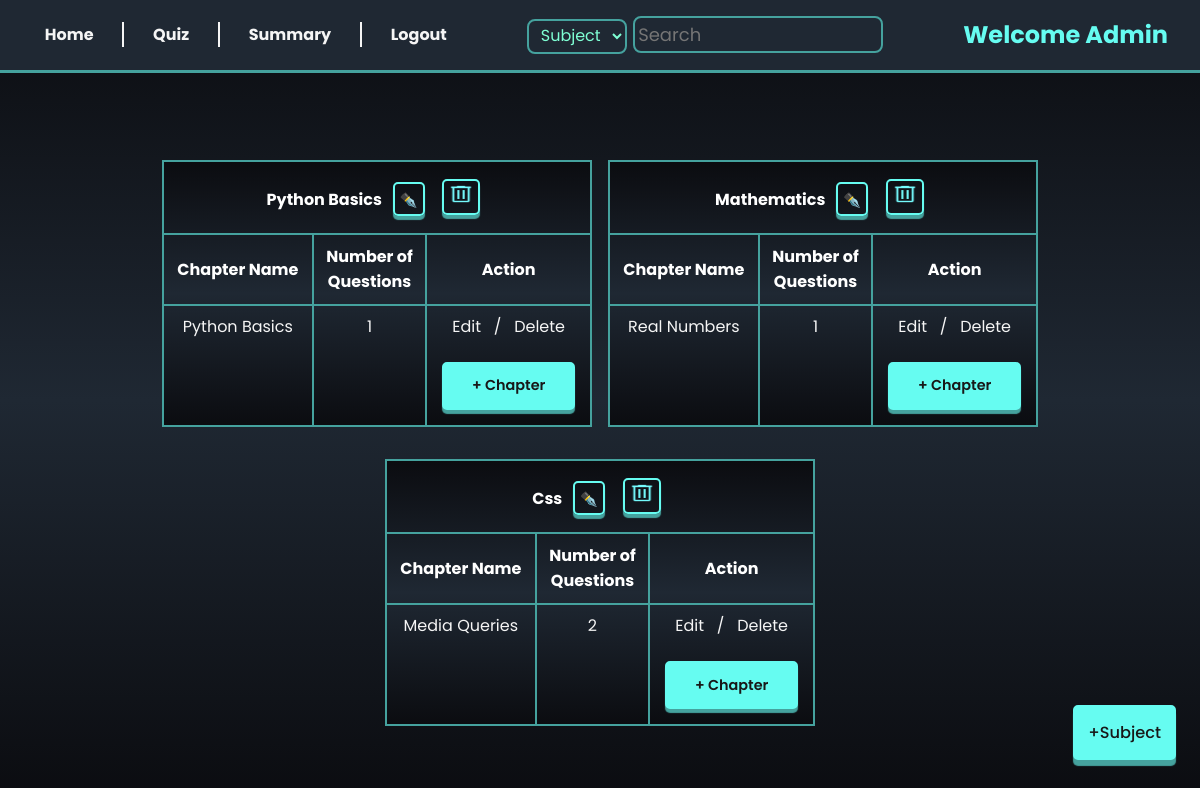
The page /admin_dashboard (signed in) on the database as committed earlier.
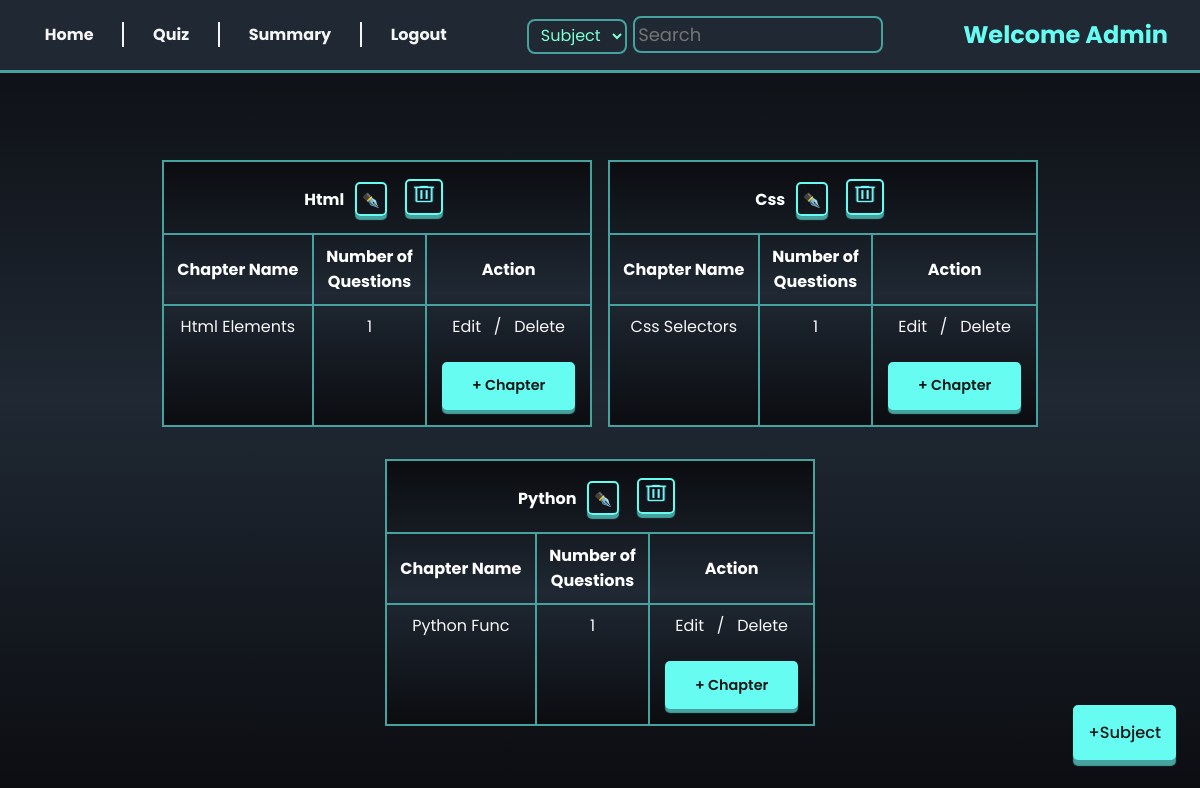
The same page on the database as committed later.
### models/models.py (models this page shows)
class Subject(db.Model):
  id = db.Column(db.Integer, primary_key=True, nullable=False)
  name = db.Column(db.String(50), unique=True, nullable=False)
  description = db.Column(db.String(120), nullable=False)
  chapters = db.relationship('Chapter', backref='subject', cascade="all, delete-orphan")

class Chapter(db.Model):
  id = db.Column(db.Integer, primary_key=True, nullable=False)
  name = db.Column(db.String(50), unique=True, nullable=False)
  description = db.Column(db.String(120), nullable=False)
  subject_id = db.Column(db.Integer, db.ForeignKey('subject.id'), nullable=False)
  questions = db.relationship('Question', backref='chapter', cascade="all, delete-orphan")
  quizes = db.relationship('Quiz', backref='chapter', cascade = "all, delete-orphan")

### controllers/routes.py (the view)
@app.route('/admin_dashboard')
@admin_required
def admin_dashboard():
    name = session.get('name')
    subjects = Subject.query.all()
    return render_template('admin_dashboard.html', subjects = subjects, name = name)

### controllers/routes.py (called while the page is built)
def admin_required(func):
    @wraps(func)
    def inner1():
        email = session.get('email')
        if not email:
            flash('Please login first!!', 'warning')
            return redirect(url_for('login'))
        user = User.query.filter_by(email=email).first()
        if not user.is_admin:
            flash("You are not authorized to access this page!", "warning")
            return redirect(url_for('user_dashboard'))
        return func()
    return inner1

### templates/admin_dashboard.html (shortened to what this page needs)
{% extends 'base.html' %}
{% block content %}
<div class="admin-container">
    {% include 'admin_nav.html'   %}
    <div class="course-list">
    {% if subjects %}
    {% for subject in subjects %}
        <table class="course">
            <thead>
                <tr>
                    <th colspan="3">{{subject.name | title}}
                        <a href="/update_subject/{{subject.id}}" class="button" style="display: inline-block; padding: 6px 5px 3px 5px; background: transparent; ">
                            ✒️
                        </a>
                        <a href="/delete_subject/{{subject.id}}" class="button" style="display: inline-block; background:transparent; padding: 2px;">
                            <img style="background: transparent; height: 22px; padding: 0; width: 30px;"
                                src="../static/delete_32dp_75FBFD_FILL0_wght400_GRAD0_opsz40.png" alt="delete" >
                        </a>
                    </th>
                </tr>
                <tr>
                    <th>Chapter Name</th>
                    <th>Number of <br>Questions</th>
                    <th>Action</th>
                </tr>
            </thead>
            <tbody>
                {% if subject.chapters %}
                    {% for chapter in subject.chapters %}
                        <tr>
                            <td>{{chapter.name | title}}</td>
                            <td>{{chapter.questions | length}}</td>
                            <td><a href="/chapter_update/{{chapter.id}}" class="edit">Edit</a>/<a href="/delete_chapter/{{ chapter.id }}" class='edit'>Delete</a></td>
                        </tr>
                    {% endfor %}
                    <tr>
                        <td></td>
                        <td></td>
                        <td><a class="button" href="new_chapter/{{subject.id}}">+ Chapter</a></td>
                    </tr>
                {% endif %}
            </tbody>
        </table>
        {% endfor %}
    </div>
    <div class="new-subject-icon">
        <a href="{{url_for('new_subject')}}" class="button">+Subject</a>
    </div>
    {% else %}
        <h1>No Subjects found</h1>
    {% endif %}
</div>
{% endblock %}

Rows that differ between the two databases and show on the page:
removed Subject: name "Python Basics"
removed Chapter: name "Python Basics", questions|length "1", shown under Subject "Python Basics"
removed Subject: name "Mathematics"
removed Chapter: name "Real Numbers", questions|length "1", shown under Subject "Mathematics"
removed Chapter: name "Media Queries", questions|length "2", shown under Subject "Css"
added Subject: name "Html"
added Chapter: name "Html Elements", questions|length "1", shown under Subject "Html"
added Chapter: name "Css Selectors", questions|length "1", shown under Subject "Css"
added Subject: name "Python"
added Chapter: name "Python Func", questions|length "1", shown under Subject "Python"
